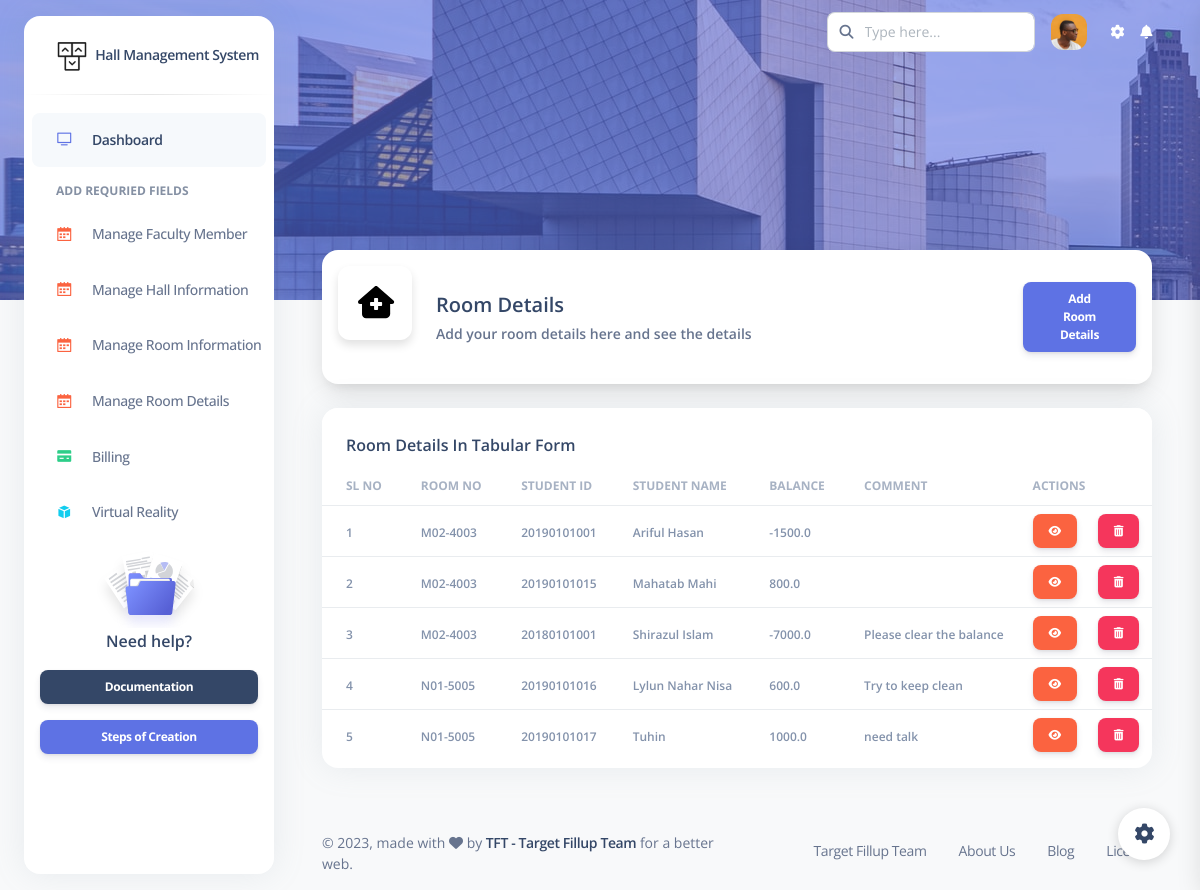
Page /ManageRoomDetail (signed in) on the committed database.
### hallinfo/models.py (models this page shows, shortened)
class RoomDetail(models.Model):
    room_details_pk = models.AutoField(primary_key=True)
    select_room = models.ForeignKey(RoomInfo, on_delete=models.CASCADE)
    student_id = models.CharField(max_length=15, unique=True)
    student_name = models.CharField(max_length=100, blank=False)
    balance = models.FloatField()
    comment = models.CharField(max_length=200, blank=True)

class RoomInfo(models.Model):
    room_pk = models.AutoField(primary_key=True)
    hall_name = models.ForeignKey(HallInfo, on_delete=models.CASCADE)
    room_no = models.CharField(max_length=20, unique=True)
    room_capacity = models.IntegerField()
    room_allotment = models.IntegerField()
    room_empty = models.IntegerField()
    comment = models.CharField(max_length=200, blank=True)
    def __str__(self):
        return self.room_no

### userprofile/views.py (the view, shortened to what this page needs)
# urls.py: path('ManageRoomDetail', views.ManageRoomDetail, name="ManageRoomDetail"),
@login_required
def ManageRoomDetail(request):
    roominfo = RoomInfo.objects.all()
    roomdetails = RoomDetail.objects.all()
    data = {
        'roominfo' : roominfo,
        'roomdetails' : roomdetails,
    }
    return render(request, 'userprofile/ManageRoomDetail.html', data)

### hallinfo/models.py (called while the page is built)
    def __str__(self):
        return self.name

### templates/userprofile/ManageRoomDetail.html (shortened to what this page needs)
{% extends 'userprofile/base.html' %}
{% block body %}
<div class="card shadow-lg mx-4 card-profile-bottom addHeader">
    <div class="card-body p-3">
      <div class="row gx-4">
        <div class="col-auto d-none d-md-block">
          <div class="avatar avatar-xl position-relative">
            <span class="w-100 border-radius-lg shadow-sm">
            </span>
          </div>
        </div>
        <div class="col-auto my-auto">
          <div class="h-100">
            <h5 class="mb-1">
              Room Details
            </h5>
            <p class="mb-0 font-weight-bold text-sm">
              Add your room details here and see the details
            </p>
          </div>
        </div>
        <div class="col-lg-2 col-md-3 my-auto ms-sm-auto me-sm-0 mx-auto mt-3">
          <button type="button" class="btn btn-primary btn-sm" data-bs-toggle="modal" data-bs-target="#exampleModal">
            Add Room Details
          </button>
        </div>
      </div>
    </div>
</div>
<div class="container-fluid py-4">
    <div class="row">
        <div class="col-md-12">
            <div class="card mb-4">
                <div class="card-header pb-0">
                  <h6>Room Details In Tabular Form</h6>
                </div>
                <div class="card-body px-0 pt-0 pb-2">
                  <div class="table-responsive p-0">
                    <table class="table table-hover align-items-center mb-0">
                      <thead>
                        <tr>
                          <th class="text-uppercase text-secondary text-xs font-weight-bolder opacity-7">SL No</th>
                          <th class="text-uppercase text-secondary text-xs font-weight-bolder opacity-7 ps-2">Room No</th>
                          <th class="text-uppercase text-secondary text-xs font-weight-bolder opacity-7 ps-2">Student ID</th>
                          <th class="text-uppercase text-secondary text-xs font-weight-bolder opacity-7 ps-2">Student Name</th>
                          <th class="text-uppercase text-secondary text-xs font-weight-bolder opacity-7 ps-2">Balance</th>
                          <th class="text-uppercase text-secondary text-xs font-weight-bolder opacity-7 ps-2">Comment</th>
                          <th colspan="2" class="text-uppercase text-secondary text-xs font-weight-bolder opacity-7 ps-2">Actions</th>
                        </tr>
                      </thead>
                      <tbody >
                        {% for rd in roomdetails %}
                            <tr >
                                <td class="align-middle text-sm">
                                <span class="text-secondary text-xs font-weight-bold mx-3">{{ rd.room_details_pk }}</span>
                                </td>
                                <td class="align-middle text-sm">
                                <span class="text-secondary text-xs font-weight-bold">{{ rd.select_room }}</span>
                                </td>
                                <td class="align-middle text-sm">
                                <span class="text-secondary text-xs font-weight-bold">{{ rd.student_id }}</span>
                                </td>
                                <td class="align-middle  text-sm">
                                <span class="text-secondary text-xs font-weight-bold">{{ rd.student_name }}</span>
                                </td>
                                <td class="align-middle text-sm ">
                                <span class="text-secondary text-xs font-weight-bold">{{ rd.balance }}</span>
                                </td>
                                <td class="align-middle  text-sm">
                                <span class="text-secondary text-xs font-weight-bold">{{ rd.comment }}</span>
                                </td>
                                <td>
                                    <a href="" class="btn btn-warning btn-sm px-3 m-auto"> <i class="fas fa-eye"></i> </a>
                                </td>
                                <td>
                                    <form action="" method="post">
                                        <button type="submit" class="btn btn-danger btn-sm px-3 m-auto"> <i class="fas fa-trash-alt"></i> </button>
                                    </form>
                                </td>
                            </tr>
                        {% endfor %}
                      </tbody>
                    </table>
                  </div>
                </div>
            </div>
        </div>
    </div>
</div>
{% endblock body %}

### templates/userprofile/base.html (style rules this page uses)
.addHeader { margin-top: 170px !important; }
.addicon { margin-left: 20px; margin-top: 20px; }

### rows in the picture
RoomDetail: room_details_pk "1", select_room "M02-4003", student_id "20190101001", student_name "Ariful Hasan", balance "-1500.0"
RoomDetail: room_details_pk "2", select_room "M02-4003", student_id "20190101015", student_name "Mahatab Mahi", balance "800.0"
RoomDetail: room_details_pk "3", select_room "M02-4003", student_id "20180101001", student_name "Shirazul Islam", balance "-7000.0", comment "Please clear the balance"
RoomDetail: room_details_pk "4", select_room "N01-5005", student_id "20190101016", student_name "Lylun Nahar Nisa", balance "600.0", comment "Try to keep clean"
RoomDetail: room_details_pk "5", select_room "N01-5005", student_id "20190101017", student_name "Tuhin", balance "1000.0", comment "need talk"
